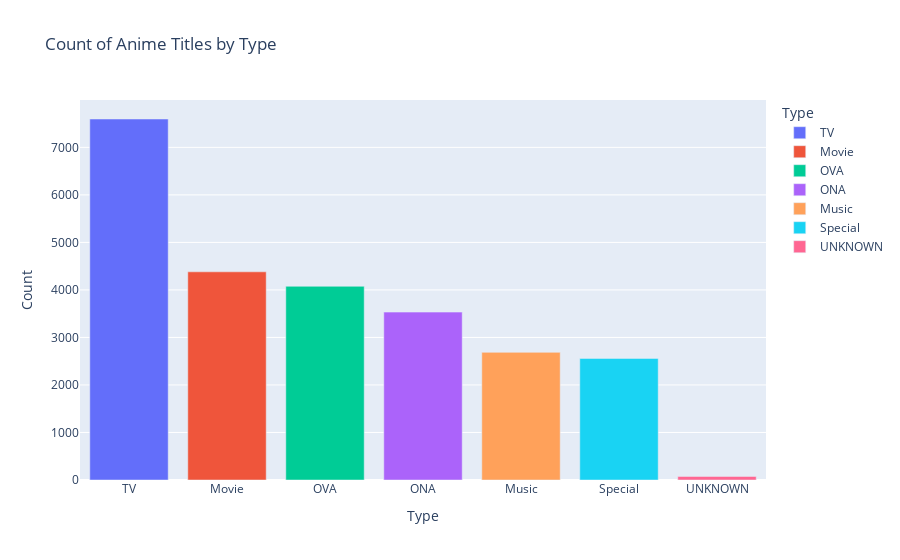

Notebook code cell kept with this figure:
### Code cell
# Count the number of anime titles by type
type_counts = df_anime['Type'].value_counts()

# Create a bar chart
fig = px.bar(type_counts, x=type_counts.index, y=type_counts.values, color=type_counts.index, labels={'x':'Anime Type', 'y':'Count'}, 
             title='Count of Anime Titles by Type')

fig.show()

### Figure 1 — Plotly figure (JSON) as saved in the notebook; plotly's stock layout.template omitted (floating-point values rounded to 4 significant figures)
{"data": [{"alignmentgroup": "True", "hovertemplate": "Type=%{x}<br>Count=%{y}<extra></extra>", "legendgroup": "TV", "marker": {"color": "#636efa", "pattern": {"shape": ""}}, "name": "TV", "offsetgroup": "TV", "orientation": "v", "showlegend": true, "textposition": "auto", "type": "bar", "x": ["TV"], "xaxis": "x", "y": [7597], "yaxis": "y"}, {"alignmentgroup": "True", "hovertemplate": "Type=%{x}<br>Count=%{y}<extra></extra>", "legendgroup": "Movie", "marker": {"color": "#EF553B", "pattern": {"shape": ""}}, "name": "Movie", "offsetgroup": "Movie", "orientation": "v", "showlegend": true, "textposition": "auto", "type": "bar", "x": ["Movie"], "xaxis": "x", "y": [4381], "yaxis": "y"}, {"alignmentgroup": "True", "hovertemplate": "Type=%{x}<br>Count=%{y}<extra></extra>", "legendgroup": "OVA", "marker": {"color": "#00cc96", "pattern": {"shape": ""}}, "name": "OVA", "offsetgroup": "OVA", "orientation": "v", "showlegend": true, "textposition": "auto", "type": "bar", "x": ["OVA"], "xaxis": "x", "y": [4076], "yaxis": "y"}, {"alignmentgroup": "True", "hovertemplate": "Type=%{x}<br>Count=%{y}<extra></extra>", "legendgroup": "ONA", "marker": {"color": "#ab63fa", "pattern": {"shape": ""}}, "name": "ONA", "offsetgroup": "ONA", "orientation": "v", "showlegend": true, "textposition": "auto", "type": "bar", "x": ["ONA"], "xaxis": "x", "y": [3533], "yaxis": "y"}, {"alignmentgroup": "True", "hovertemplate": "Type=%{x}<br>Count=%{y}<extra></extra>", "legendgroup": "Music", "marker": {"color": "#FFA15A", "pattern": {"shape": ""}}, "name": "Music", "offsetgroup": "Music", "orientation": "v", "showlegend": true, "textposition": "auto", "type": "bar", "x": ["Music"], "xaxis": "x", "y": [2686], "yaxis": "y"}, {"alignmentgroup": "True", "hovertemplate": "Type=%{x}<br>Count=%{y}<extra></extra>", "legendgroup": "Special", "marker": {"color": "#19d3f3", "pattern": {"shape": ""}}, "name": "Special", "offsetgroup": "Special", "orientation": "v", "showlegend": true, "textposition": "auto", "type": "bar", "x": ["Special"], "xaxis": "x", "y": [2558], "yaxis": "y"}, {"alignmentgroup": "True", "hovertemplate": "Type=%{x}<br>Count=%{y}<extra></extra>", "legendgroup": "UNKNOWN", "marker": {"color": "#FF6692", "pattern": {"shape": ""}}, "name": "UNKNOWN", "offsetgroup": "UNKNOWN", "orientation": "v", "showlegend": true, "textposition": "auto", "type": "bar", "x": ["UNKNOWN"], "xaxis": "x", "y": [74], "yaxis": "y"}], "layout": {"barmode": "relative", "legend": {"title": {"text": "Type"}, "tracegroupgap": 0}, "title": {"text": "Count of Anime Titles by Type"}, "xaxis": {"anchor": "y", "categoryarray": ["TV", "Movie", "OVA", "ONA", "Music", "Special", "UNKNOWN"], "categoryorder": "array", "domain": [0, 1], "title": {"text": "Type"}}, "yaxis": {"anchor": "x", "domain": [0, 1], "title": {"text": "Count"}}}}
